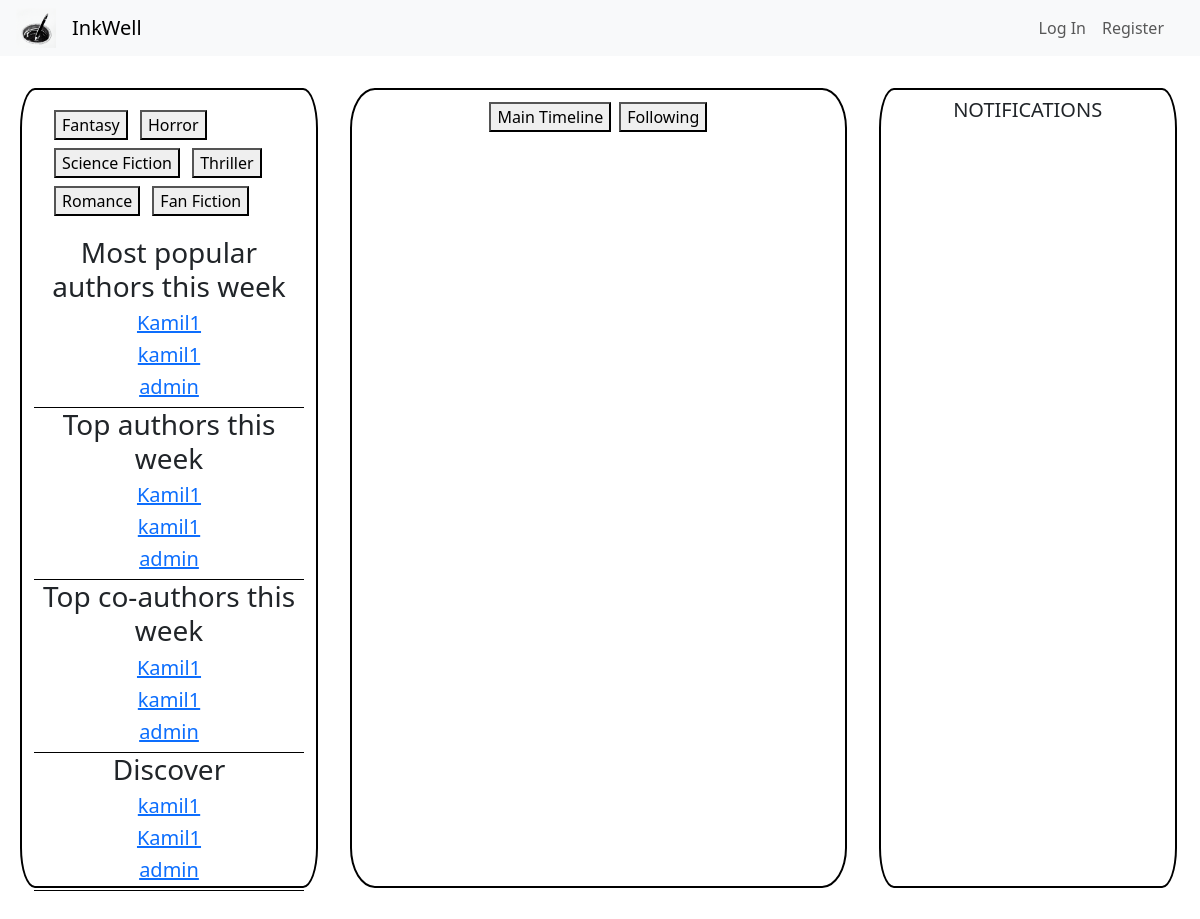
The page / on the database its author committed.
### inkwell/models.py (models this page shows)
class User(AbstractUser):
    followers = models.PositiveIntegerField(default=0)
    coAuthorRequests = models.PositiveIntegerField(default=0)
    acceptedRequests = models.PositiveIntegerField(default=0)
    @property
    def readers(self):
        r = Ink.objects.filter(inkOwner=self).values_list('views', flat=True)
        r = sum(r)
        return r
    @property
    def letters(self):
        l = Ink.objects.filter(inkOwner=self).values_list('letterCount', flat=True)
        l = sum(l)
        return l

### inkwell/views.py (the view)
# urls.py: path('', views.index, name='index'),
def index(request):
    users = User.objects.all()
    popularAuthors = sorted(users, key=lambda user: user.readers * user.followers, reverse=True)[:10]
    topAuthors = sorted(users, key=lambda user: user.letters * user.coAuthorRequests, reverse=True)[:10]
    topCoAuthors = sorted(users, key=lambda user: user.acceptedRequests, reverse=True)[:10]
    discoverAuthors = User.objects.annotate(random_order=Random()).order_by('random_order')[:20]
    return render(request, 'inkwell/index.html', {
        'popularAuthors': popularAuthors,
        'topAuthors': topAuthors,
        'topCoAuthors': topCoAuthors,
        'discoverAuthors': discoverAuthors
    })

### inkwell/templates/inkwell/index.html (shortened to what this page needs)
{% extends "inkwell/layout.html" %}
{% block body %}
<div class="index container-fluid">
    <div class="row">
        <div class="column col-3" id="authors-col">
            <div class="genre-buttons">
                <button>Fantasy</button>
                <button>Horror</button>
                <button>Science Fiction</button>
                <button>Thriller</button>
                <button>Romance</button>
                <button>Fan Fiction</button>
            </div>
            <div class="underline-text popular-authors text-center" id="popularAuthors">
                <h3>Most popular authors this week</h3>
                {% for author in popularAuthors %}
                    <a class="authorLink" href="/well/{{author.username}}"><h5 class="lead">{{author.username}}</h5></a>
                {% endfor %}
            </div>
            <div class="underline-text top-authors text-center" id="topAuthors">
                <h3>Top authors this week</h3>
                {% for author in topAuthors %}
                    <a class="authorLink" href="/well/{{author.username}}"><h5 class="lead">{{author.username}}</h5></a>
                {% endfor %}
            </div>
            <div class="underline-text top-co-authors text-center" id="topCoAuthors">
                <h3>Top co-authors this week</h3>
                {% for author in topCoAuthors %}
                    <a class="authorLink" href="/well/{{author.username}}"><h5 class="lead">{{author.username}}</h5></a>
                {% endfor %}
            </div>
            <div class="underline-text discover-authors text-center">
                <h3>Discover</h3>
                {% for author in discoverAuthors %}
                    <a class="authorLink" href="/well/{{author.username}}"><h5 class="lead">{{author.username}}</h5></a>
                {% endfor %}
            </div>
        </div>
        <div class="column col-5" id="inks-col">
            <div class="container d-flex justify-content-center filtering mt-2">
                <button class="" id="mainTimelineBtn">Main Timeline</button>
                <button class="" id="followingTimelineBtn">Following</button>
            </div>
        </div>
        <div class="column col-3">
            <h5 class="text-center mt-2" id="notifications">NOTIFICATIONS</h5>
        </div>
    </div>
</div>
{% endblock %}

### inkwell/templates/inkwell/index.html (style rules this page uses)
.column { border: black 2px solid; border-radius: 5%; height: 100vh; margin: 1rem; }
.index.container-fluid { padding: 0; margin: 0; }
.row { padding: 1rem; }
.underline-text { border-bottom: 1px black solid; }
.genre-buttons { padding: 1rem; }
.genre-buttons button, .filtering button { margin: 0.25rem; }

### rows shown on the page
User: username "Kamil1"
User: username "kamil1"
User: username "admin"
